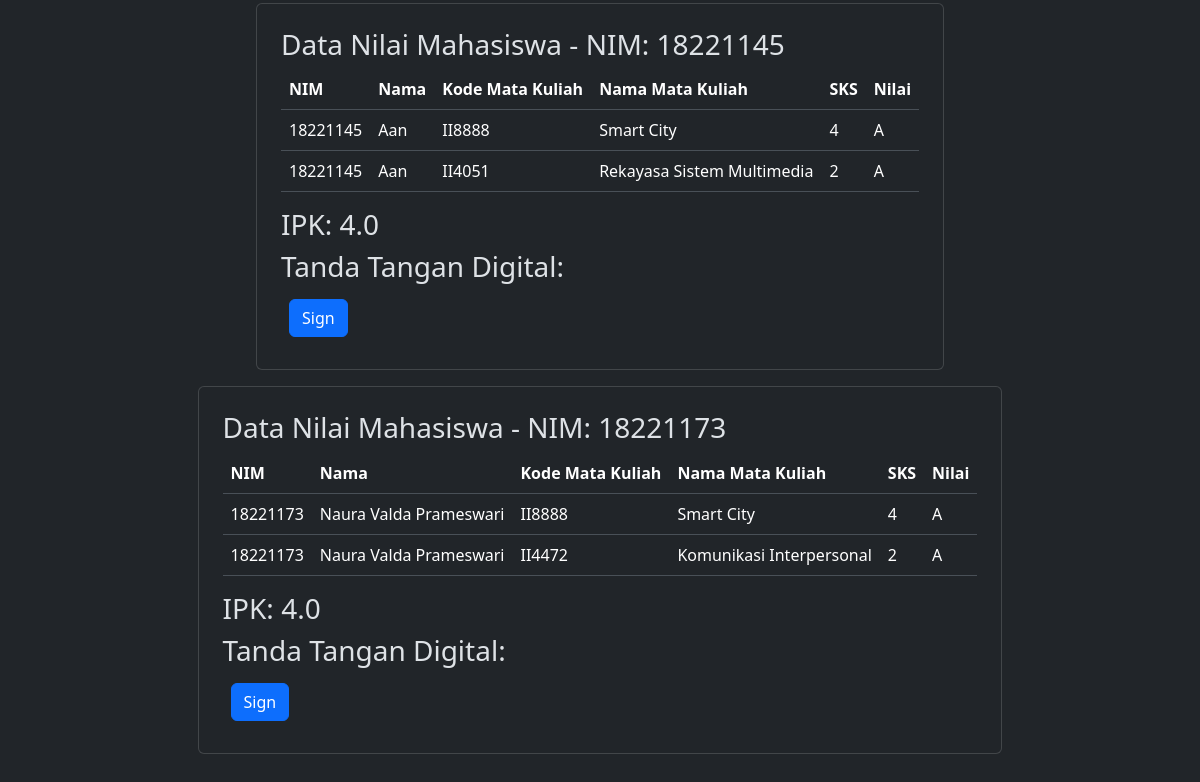
The app's page /showdata (lower part), older data.
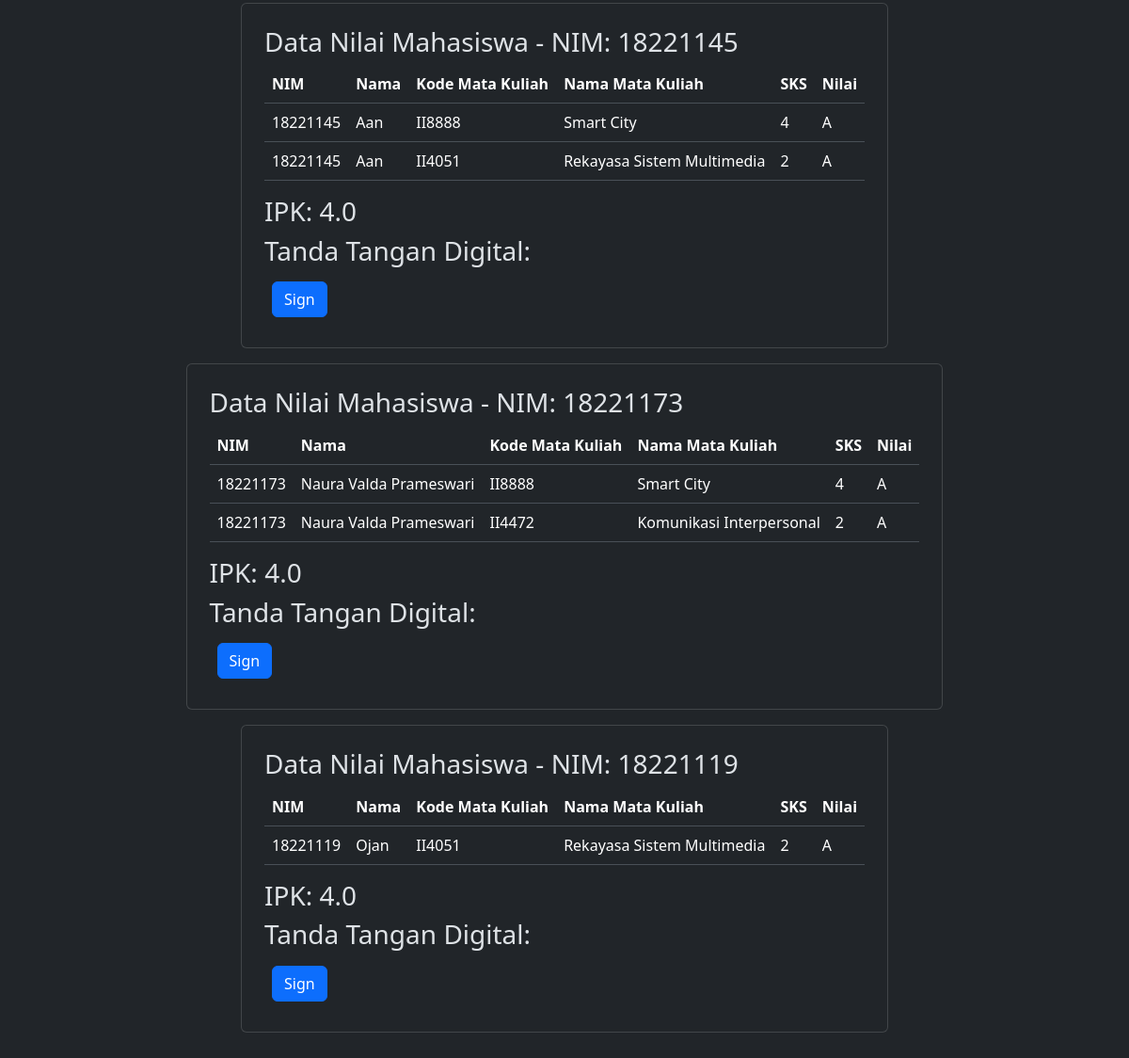
The same page, newer data.
### tables this page shows
CREATE TABLE nilai (
    id INTEGER PRIMARY KEY AUTOINCREMENT,
    kode CHAR(6),
    nim CHAR(8),
    nilai VARCHAR(2),
    UNIQUE(kode, nim),
    FOREIGN KEY(kode) REFERENCES mata_kuliah(kode),
    FOREIGN KEY(nim) REFERENCES mahasiswa(nim)
);

CREATE TABLE mahasiswa(NIM CHAR(8) PRIMARY KEY NOT NULL, Nama VARCHAR NOT NULL);

CREATE TABLE mata_kuliah(kode char(6) primary key not null, nama varchar not null, sks int not null);

### app.py (the view, shortened to what this page needs)
@app.route('/showdata', methods=['GET', 'POST'])
def showdata():
    if 'data_akademik' not in session or session['data_akademik'] == {}:
        conn = create_connection('database/data_akademik.db')
        data = get_all_data(conn)
        data_per_nim = OrderedDict()  # Menggunakan OrderedDict untuk menyimpan urutan
        for row in data:
            nim = row[0]
            if nim not in data_per_nim:
                data_per_nim[nim] = {
                    'nama': row[1],
                    'records': [],
                    'ipk': 0.0,
                    'ttd': ''  # Placeholder untuk tanda tangan digital
                }
            data_per_nim[nim]['records'].append({
                'nim': row[0],
                'nama': row[1],
                'kode_mk': row[2],
                'nama_mk': row[3],
                'sks': row[4],
                'nilai': row[5]
            })
        for nim in data_per_nim:
            data_per_nim[nim]['ipk'] = hitung_ipk(data_per_nim[nim]['records'])
        session['data_akademik'] = data_per_nim
    if 'encrypted' not in session:
            session['encrypted'] = False
    return render_template('showdata.html', data_per_nim=session['data_akademik'], encrypted=session['encrypted'])

### app.py (called while the page is built)
def create_connection(db_file):
    conn = None
    try:
        conn = sqlite3.connect(db_file)
    except Exception as e:
        print(e)
    return conn

def get_all_data(conn):
    cur = conn.cursor()
    cur.execute("SELECT mahasiswa.nim as nim, mahasiswa.nama as nama, mata_kuliah.kode as kode_mk, mata_kuliah.nama as nama_mk, mata_kuliah.sks as sks, nilai.nilai as nilai FROM nilai JOIN mahasiswa ON nilai.nim = mahasiswa.nim JOIN mata_kuliah ON nilai.kode = mata_kuliah.kode;")
    rows = cur.fetchall()
    return rows

def hitung_ipk(records):
    total_sks = 0
    total_points = 0
    nilai_dict = {'A': 4.0, 'AB': 3.5, 'B': 3.0, 'BC': 2.5, 'C': 2.0, 'D': 1.0, 'E': 0.0}
    for record in records:
        sks = record['sks']
        nilai = record['nilai']
        if nilai in nilai_dict:
            total_points += nilai_dict[nilai] * sks
            total_sks += sks
    if total_sks == 0:
        return 0.0
    return total_points / total_sks

### templates/showdata.html (shortened to what this page needs)
{% extends 'base.html' %}
{% block content %}
<div class="p-5">
    <br>
    <br>
    <br>
    {% for nim, data in data_per_nim.items() %}
    <div class="d-flex self-center justify-content-center flex-wrap">
        <div class="card p-4 m-2">
            <h3>Data Nilai Mahasiswa - NIM: {{ nim }}</h3>
            <table class="table">
                <thead>
                    <tr>
                        <th scope="col">NIM</th>
                        <th scope="col">Nama</th>
                        <th scope="col">Kode Mata Kuliah</th>
                        <th scope="col">Nama Mata Kuliah</th>
                        <th scope="col">SKS</th>
                        <th scope="col">Nilai</th>
                    </tr>
                </thead>
                <tbody>
                    {% for record in data.records %}
                    <tr>
                        <td>{{ record.nim }}</td>
                        <td>{{ record.nama }}</td>
                        <td>{{ record.kode_mk }}</td>
                        <td>{{ record.nama_mk }}</td>
                        <td>{{ record.sks }}</td>
                        <td>{{ record.nilai }}</td>
                    </tr>
                    {% endfor %}
                </tbody>
            </table>
            <h3>IPK: {{ data.ipk }}</h3>
            <h3>Tanda Tangan Digital: {{ data.ttd }}</h3>
            {% if not encrypted %}
            <div class="d-flex flex-row">
            <form method="post" action="/sign">
                <button class="btn btn-primary m-2" name="nim" value="{{ nim }}">Sign</button>
            </form>
            </div>
            {% endif %}
        </div>
    </div>
    {% endfor %}
</div>
{% endblock %}

### templates/base.html (shortened to what this page needs)
<!DOCTYPE html>
<html data-bs-theme="dark">
<head>
    <link href="https://cdn.jsdelivr.net/npm/bootstrap@5.3.3/dist/css/bootstrap.min.css" rel="stylesheet">
</head>
<body>
    <div id="content">
        {% block content %}{% endblock %}
    </div>
</body>
</html>

Row changes from the older to the newer data that the page shows:
added nilai: NIM "18221119", nim "18221119", nama "Ojan", kode_mk "II4051", nama_mk "Rekayasa Sistem Multimedia", sks "2", nilai "A", ipk "4.0"
